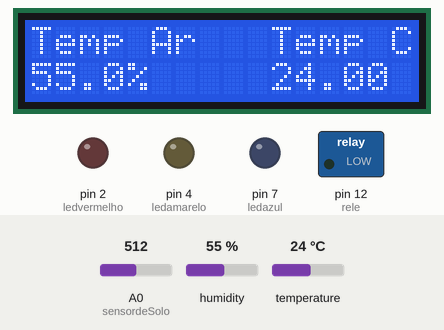
Simulated run of this sketch. Board: Arduino Uno, built with avr-gcc and run on an emulated ATmega328P. On the bench: 16×2 character LCD, switched loads named in the sketch (green lamp = pin HIGH), output pins drawn as LEDs (lit = HIGH). The test bench sets the inputs (shaded band); at power-on: A0 (sensordeSolo) = 512, humidity 55 %, temperature 24 °C. What the sketch prints to the serial monitor is not drawn.

Above: at 2.2 s.
2.3 s: A0 (sensordeSolo) set to 710
At 4.2 s:
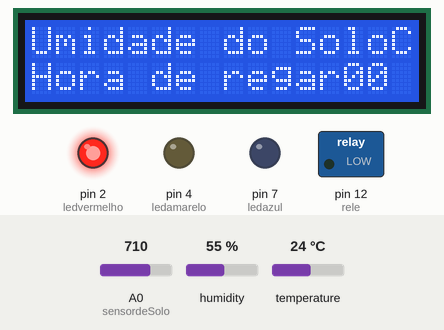
16.3 s: A0 (sensordeSolo) set to 690
At 18.1 s:
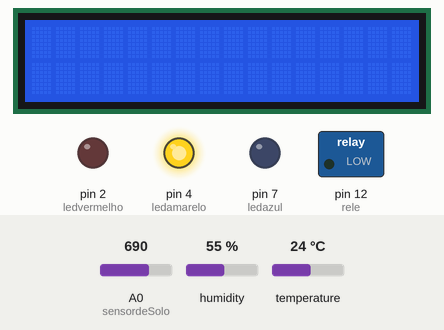
30.3 s: humidity set to 22 %
At 39.7 s:
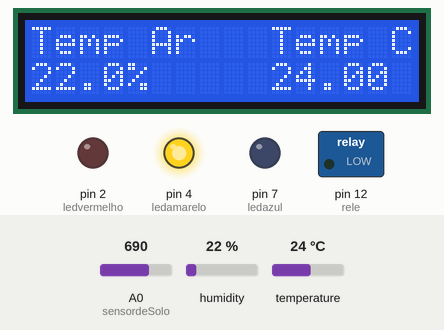
42.9 s: A0 (sensordeSolo) set to 510
54.6 s: A0 (sensordeSolo) set to 489
At 66.7 s:
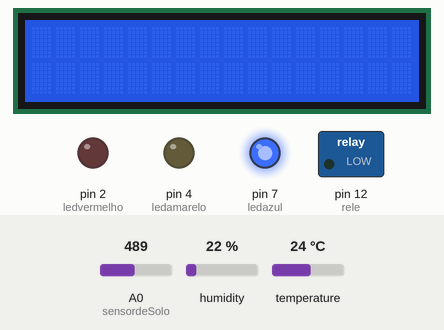
67.0 s: temperature set to 12 °C
At 76.1 s:
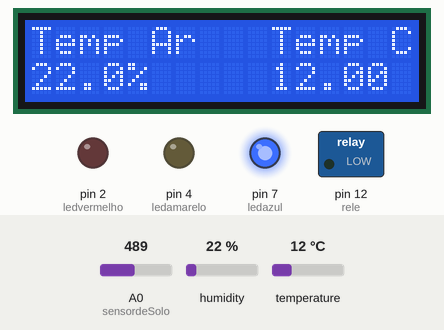
Timing chart, 0 to 77.6 s (numbered marks = the images above; inputs shaded):
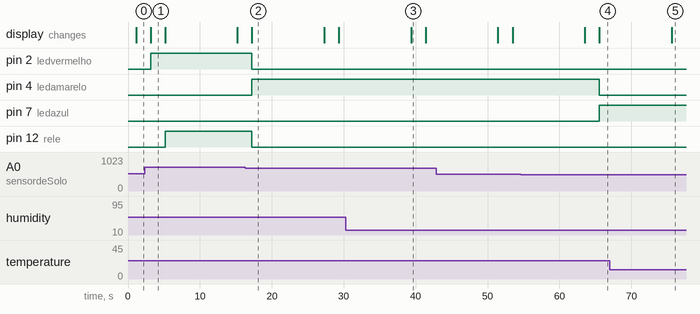

Measured:
- the behaviour switches between 500 and 499 on A0 (sensordeSolo) (found by bisection; images 3 and 4)
- after the input at 2.3 s, pin 2 (ledvermelho): LOW → HIGH after 0.83 s; pin 4 (ledamarelo): stays LOW (without the input it goes to HIGH after 0.83 s); pin 12 (rele): LOW → HIGH after 2.9 s; the display: changes after 0.85 s (image 1)
- after the input at 16.3 s, pin 2 (ledvermelho): HIGH → LOW after 0.92 s; pin 4 (ledamarelo): LOW → HIGH after 0.92 s; pin 12 (rele): HIGH → LOW after 0.93 s
- after the input at 30.3 s, the display: changes after 9.1 s (image 3)
- after the input at 54.6 s, pin 4 (ledamarelo): HIGH → LOW after 11.0 s; pin 7 (ledazul): LOW → HIGH after 11.0 s
- after the input at 67.0 s, the display: changes after 8.6 s (image 5)
- what the display in image 1 shows lasts 2.0 s, from 3.2 s to 5.2 s

The sketch:

JardimAutimatizado.ino
```cpp
/*
  Basedo em projeto Teste LCD 20x4 Arduino e Temperatura e Umidade de Solo
  Autor: Cícero Henrique
  Data: 03/08/2018
  Descrição: Projeto desenvolvido para auxiliar em atividade de Semana da Primeira Infância
  com objetivo de conscientizar as crianças da importancia do cuidado do meio ambiente e
  incluir tecnologia no processo de irrigação.

*/

//Inclui Biblioteza Wire
#include <Wire.h>
//Inclui Biblioteza LiquidCrustal_I2C (para comunicação com LCD através do Módulo I2C que ajuda na redução de portas no Arduino)
#include <LiquidCrystal_I2C.h>
//Inclui Biblioteca do leitor de temperatura e ambiente
#include <dht.h>

//Inicializa o sensor de temperatura e ambiente DHT criando um objeto de nome dht
dht DHT;

//Definie sensor de temperatuda DHT ligado no pino digital 8
#define sensordeTemperaturaDHT 8

// Inicializa o display no endereco 0x3F
LiquidCrystal_I2C lcd(0x3F, 2, 1, 0, 4, 5, 6, 7, 3, POSITIVE);

//Inicia uma variável para guardar futuramente os valores que forem capturados do sensore de solo
int niveldeUmidade;

//Definie sensor de solo ligado no pino analogico A0
#define sensordeSolo A0

//Define leds ligados nos pinos digitais 2,4e7
#define ledvermelho 2
#define ledamarelo 4
#define ledazul 7
//Define um módulo relé ligado no pino digital 12
#define rele 12

//Inicia a configuração de SETUP ao ligar o Arduino
void setup() {
  //Define a taxa de transmissão com a comunicação Serial
  Serial.begin(9600);
  //Aguarda 1 seg antes de acessar as informações do sensor
  delay(1000);
  /*
    Define o LCD com 16 colunas e 2 linhas
    Obs: Para Displays de 20/4 só alterar os valorea abaixo
  */
  lcd.begin(16, 2);

  //Define os modos de conexão dos pinos INPUT (ENTRADA DE DADOS) | OUTPUT (SAIDA DE DADOS)
  pinMode(sensordeSolo, INPUT);
  pinMode(ledvermelho, OUTPUT);
  pinMode(ledamarelo, OUTPUT);
  pinMode(ledazul, OUTPUT);

  //Define os leds como desligados
  digitalWrite(ledvermelho, LOW);
  digitalWrite(ledamarelo, LOW);
  digitalWrite(ledazul, LOW);
  //Define relé como desligado
  pinMode(rele, OUTPUT);

}
//Fim do SETUP

//Inicia comandos principais do Arduino
void loop() {
  //Define a função da biblioteca DHT para leitura do sensor de tipo DHT11 se for DHT22 favor alterar
  DHT.read11(sensordeTemperaturaDHT);
  //Inicia o cursos do Display na posição coluna 0 e linha 0
  lcd.setCursor(0, 0);
  //Escreve a partir da posição de cima a frase Temp Ar
  lcd.print("Temp Ar");
  //Inicia o cursos do Display na posição coluna 0 e linha 1
  lcd.setCursor(0, 1);
  //Mostra a partir da posição de cima o valor de umidade captado do sensor de temperatura e ambiente DHT
  lcd.print(DHT.humidity);
  //Inicia o cursos do Display na posição coluna 4 e linha 1
  lcd.setCursor(4, 1);
  //Escreve a partir da posição de cima o caracter especial %
  lcd.print("%");
  //Inicia o cursos do Display na posição coluna 10 e linha 0
  lcd.setCursor(10, 0);
  //Escreve a partir da posição de cima a frase Temp C
  lcd.print("Temp C");
  //Inicia o cursos do Display na posição coluna 10 e linha 1
  lcd.setCursor(10, 1);
  //Mostra a partir da posição de cima o valor de temperatura captado do sensor de temperatura e ambiente DHT
  lcd.print(DHT.temperature);
  //Escreve ao lado da temperatura a palavra Celsius com espaço no incio e fim da palavra
  Serial.println(" Celsius  ");

  //Não diminuir o valor abaixo. O ideal é a leitura mínima a cada 2 segundos (Pode Aumentar caso prefira)
  delay(2000);

  //Inicia o cursos do Display na posição coluna 0 e linha 0
  lcd.setCursor(0, 0);
  //Escreve a partir da posição de cima a frase Umidade do Solo
  lcd.print("Umidade do Solo");
  //Inicia o cursos do Display na posição coluna 0 e linha 2
  lcd.setCursor(0, 2);
  //Le o valor do pino A0 do sensor de solo e guarda na variável niveldeUmidade
  niveldeUmidade = analogRead(sensordeSolo);


  //Inicia condição para verificar as condições do solo

  /*Se o solo estiver umido, acende o led verde, apaga os demais leds e acioa o módulo relé para liberar a solenoide
    Obs>=: Deve-se testar o nível de umidade que deseja e alterar os valores após os símbolos de > ou <
  */
  if (niveldeUmidade < 500)
  {
    digitalWrite(ledazul, HIGH);
    digitalWrite(ledamarelo, LOW);
    digitalWrite(ledvermelho, LOW);
    lcd.print("Solo umido");
    digitalWrite(rele, LOW);

  }
  //Fim da condição de solo Umido

  /*Se não estiver umido verifica se o solo estiver moderado, acende o led amarelo, apaga os demais leds e acioa o módulo relé para liberar a solenoide
    Obs>=: Deve-se testar o nível de umidade que deseja e alterar os valores após os símbolos de > ou <
  */  else if (niveldeUmidade > 500 && niveldeUmidade < 700)
  {
    digitalWrite(ledazul, LOW);
    digitalWrite(ledamarelo, HIGH);
    digitalWrite(ledvermelho, LOW);
    lcd.print("Umidade moderada");
    digitalWrite(rele, LOW);
  }
  //Fim da condição de solo moderado

  /*Se não estiver moderado verifica se o solo estiver seco, acende o led vermelho, apaga os demais leds e acioa o módulo relé para liberar a solenoide
    Obs>=: Deve-se testar o nível de umidade que deseja e alterar os valores após os símbolos de > ou <
  */
  else if (niveldeUmidade > 700 && niveldeUmidade < 1023)
  {
    digitalWrite(ledvermelho, HIGH);
    digitalWrite(ledamarelo, LOW);
    digitalWrite(ledazul, LOW);
    lcd.print("Solo seco");
    lcd.setCursor(0, 3);
    lcd.print("Hora de regar");
    delay(2000);
    digitalWrite(rele, HIGH);
  }

  //Fim da condição de solo seco

  //Limpa a tela do LCD
  lcd.clear();

  /*Aguarda 10 segundos até a próxima verificação
    Esse tempo pode ser alterado conforme o desejo de verificação (não deixar abaixo de 2 segundos)
  */
  delay(10000);


}
```
